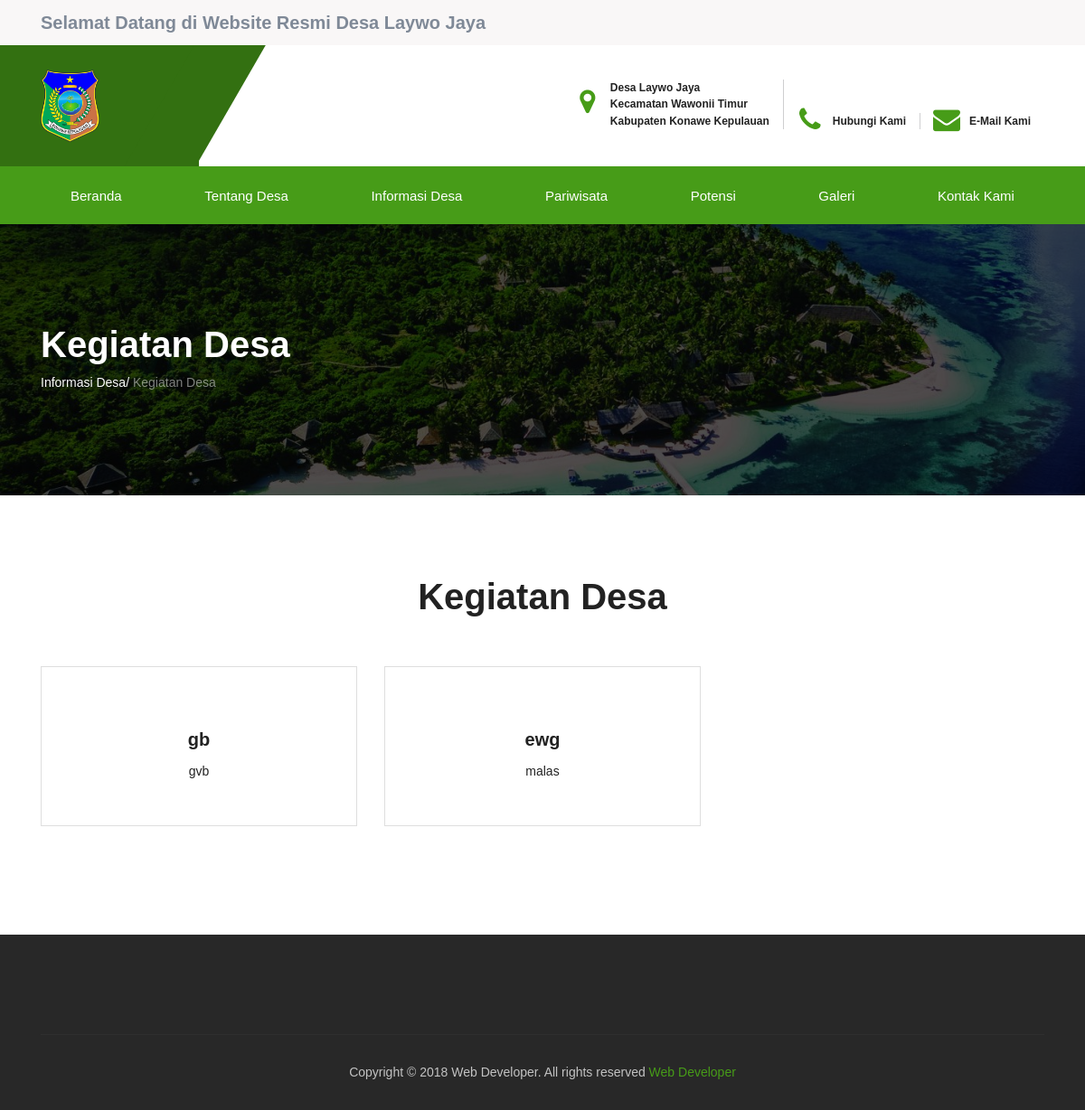
The page /index.php/home/kegiatan on the database as committed earlier.
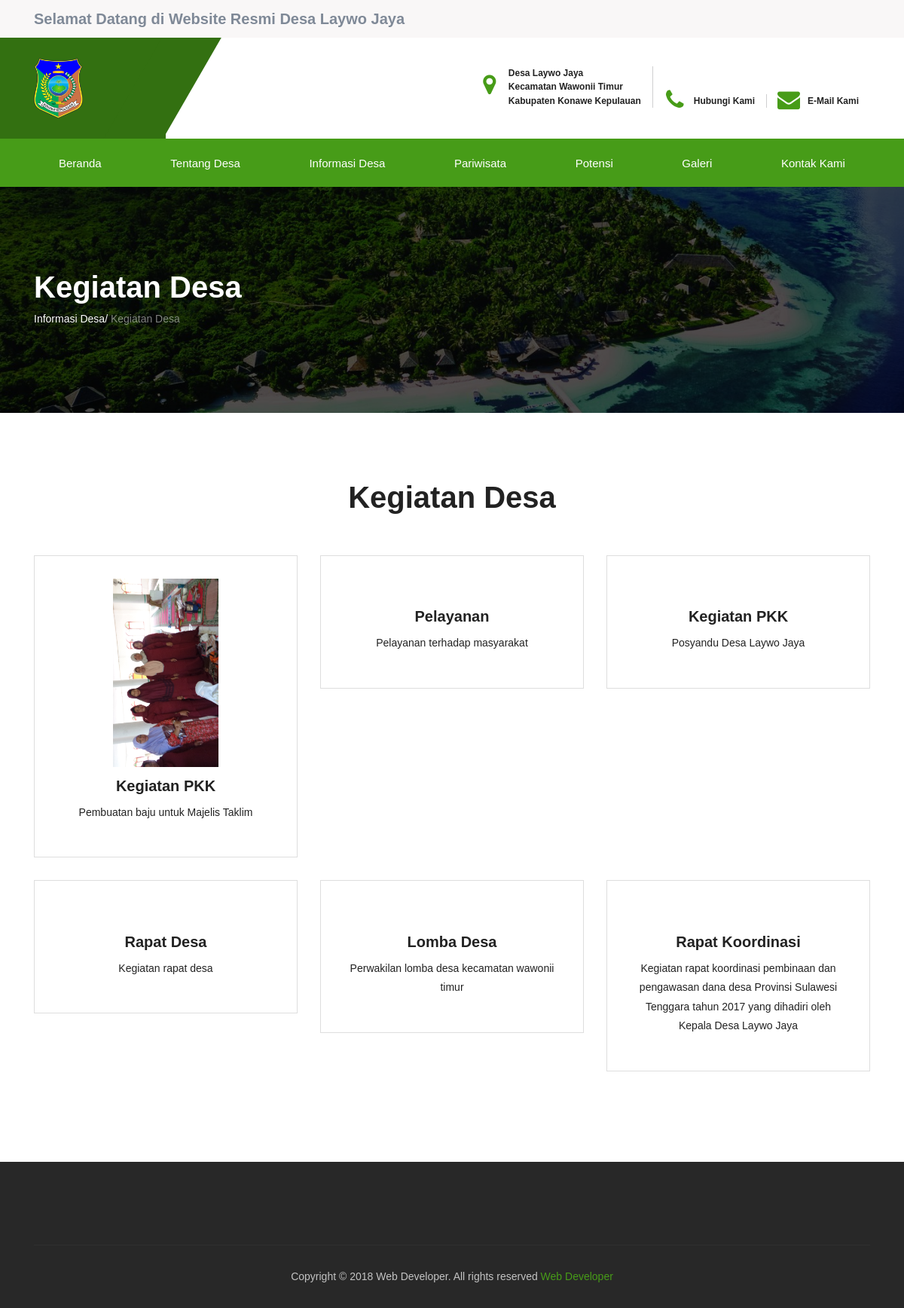
The same page on the database as committed later.
### tables this page shows
CREATE TABLE IF NOT EXISTS `table_kegiatan` (
  `image_id` int(11) NOT NULL,
  `image_name` varchar(200) NOT NULL,
  `image_desc` text NOT NULL,
  `image_file` text NOT NULL
);

### application/controllers/Home.php (called while the page is built, shortened)
<?php
class Home extends CI_Controller {
    function __construct() {
        $this->load->model("M_login");
        $this->load->model("M_gambar");
        $this->load->model("M_berita");
        $this->load->model("M_perangkat");
    		$this->load->model("M_foto");
    		$this->load->model("M_foto_kegiatan");
    		$this->load->model("M_video");
        $this->load->model("M_agenda");
		    $this->load->model("M_potensi");
		    $this->load->model("M_pariwisata");
		    $this->load->model("M_visi");
		    $this->load->model("M_sejarah_desa");
		    $this->load->model("M_sejarah_pemerintahan");
		    $this->load->model("M_perangkat");
		    $this->load->model("M_fasilitas");
		    $this->load->model("M_belanja");
		    $this->load->model("M_pendapatan");
        $this->load->model("M_jenis");
        $this->load->model("M_usia");
        $this->load->library("pagination");
    }
    public function kegiatan(){
      $data['kegiatan']=$this->M_gambar->tampil_semua_data();
      $this->load->view("frontend/attribute/header.php");
      $this->load->view("frontend/kegiatan",$data);
      $this->load->view("frontend/attribute/footer.php");
    }
}
?>

### index.php (called while the page is built, shortened)
<?php
require_once BASEPATH.'core/CodeIgniter.php';

### application/models/M_gambar.php (called while the page is built, shortened)
<?php
class M_gambar extends CI_Model{
	public function tampil_semua_data() {
        $query  = $this->db->query("select * from table_kegiatan GROUP BY image_id DESC");
        return $query->result();
    }
}
?>

### application/views/frontend/kegiatan.php (the view)
<section class="inner-intro bg-img light-color overlay-before parallax-background">
	<div class="container">
		<div class="row title">
			<div class="title_row">
				<h1 data-title="Service"><span>Kegiatan Desa</span></h1>
				<div class="page-breadcrumb">
					<a>Informasi Desa</a>/ <span>Kegiatan Desa</span>
				</div>
			</div>
		</div>
	</div>
</section>
	<section class="padding ptb-xs-40">
	<div class="container">
		<div class="row pb-30 text-center">
			<div class="col-md-12">
				<div class="section-title_home">
					<h2>Kegiatan <span>Desa</span></h2>
				</div>
			</div>
		</div>
		<div class="row">
		<?php
		 	foreach ($kegiatan as $key) {
		?>
				<div class="col-md-6 col-lg-4 mb-30">
					<div class="service_box">
						<figure>
							<img src="<?php echo base_url()?>assets/foto_kegiatan/<?php echo $key->image_file;?>" alt="" height="250" />
						</figure>
						<h3><a href="#"><?php echo $key->image_name;?></a></h3>
						<p>
							<?php echo $key->image_desc;?>
						</p>
					</div>
				</div>
					<?php
				}
					?>
		</div>
	</div>
</section>

### application/views/frontend/attribute/header.php (shortened to what this page needs)
<!DOCTYPE html>
<html lang="en">
	<head>
		<link href="<?php echo base_url()?>assets/assets/css/bootstrap.min.css" rel="stylesheet" type="text/css">
		<link href="<?php echo base_url()?>assets/assets/css/font-awesome.css" rel="stylesheet" type="text/css">
		<link href="<?php echo base_url()?>assets/assets/css/ionicons.css" rel="stylesheet" type="text/css">
		<link href="<?php echo base_url()?>assets/assets/css/jquery.fancybox.css" rel="stylesheet" type="text/css">
		<link href="<?php echo base_url()?>assets/assets/css/prettyPhoto.css" rel="stylesheet" type="text/css">
		<link href="<?php echo base_url()?>assets/assets/css/settings.css" type="text/css" rel="stylesheet" media="screen">
		<link href="<?php echo base_url()?>assets/assets/css/layers.css" type="text/css" rel="stylesheet" media="screen">
		<link href="<?php echo base_url()?>assets/assets/css/layers.css" type="text/css" rel="stylesheet" media="screen">
		<link href="<?php echo base_url()?>assets/assets/css/owl.carousel.css" type="text/css" rel="stylesheet" media="screen">
		<link href="<?php echo base_url()?>assets/assets/css/style.css" rel="stylesheet">
		<link href="<?php echo base_url()?>assets/assets/css/header.css" rel="stylesheet" type="text/css" />
		<link href="<?php echo base_url()?>assets/assets/css/footer.css" rel="stylesheet" type="text/css" />
		<link href="<?php echo base_url()?>assets/assets/css/index.css" rel="stylesheet" type="text/css" />
		<link href="<?php echo base_url()?>assets/assets/css/theme-color/default.css" rel="stylesheet" type="text/css" id="theme-color" />
	</head>
	<body>
		<header>
		<div class="top-part__block">
			<div class="container">
				<div class="row">
					<div class="col-md-12">
					<marquee>
						<h3>
							Selamat Datang di Website Resmi Desa Laywo Jaya
						</h3>
					</marquee>
					</div>
				</div>
			</div>
		</div>
		<div class="middel-part__block">
			<div class="container">
				<div class="row">
					<div class="col-lg-2 logo col-md-12 d-flex align-items-center">
							<a href="<?php echo base_url();?>">
								<img width="65px" src="<?php echo base_url()?>assets/assets/images/icon.png" alt="Logo">
								</a>
					</div>
					<div class="col-lg-10 col-md-12">
						<div class="top-info__block text-right">
							<ul>
								<li>
									<i class="fa fa-map-marker"></i>
									<p>
										Desa Laywo Jaya
										<span> Kecamatan Wawonii Timur</span>
										<span> Kabupaten Konawe Kepulauan</span>
									</p>
								</li>
								<li>
									<i class="fa fa-phone"></i>
									<p>
										Hubungi Kami
									</p>
								</li>
								<li>
									<i class="fa fa-envelope" aria-hidden="true"></i>
									<p>
										E-Mail Kami
									</p>
								</li>
							</ul>
						</div>
					</div>
				</div>
			</div>
		</div>
		<div class="main_nav stricky-header__top navbar-toggleable-md">
			<nav class="navbar navbar-default navbar-sticky bootsnav">
				<div class="container">
					<div class="collapse navbar-collapse" id="navbar-menu">
						<ul class="nav navbar-nav mobile-menu d-flex justify-content-between">
							<li>
								<a href="<?php echo base_url();?>">Beranda</a>
							</li>
							<li>
								<a href="#!">Tentang Desa</a>
							</li>
							<li>
								<a href="javascript:avoid(0);">Informasi Desa</a>
							</li>
							<li>
								<a href="<?php echo site_url('pariwisata-desa');?>">Pariwisata</a>
							</li>
							<li>
								<a href="<?php echo site_url('potensi-desa');?>">Potensi</a>
							</li>
							<li>
								<a href="javascript:avoid(0);">Galeri</a>
							</li>
							<li>
								<a href="<?php echo site_url('kontak-desa');?>">Kontak Kami</a>
							</li>
						</ul>
					</div>
				</div>
			</nav>
		</div>
	</header>

### application/views/frontend/attribute/footer.php (shortened to what this page needs)
		<footer class="footer pt-50">
			<div class="bottom-footer text-center">
				<div class="container">
					<div class="bor_top clearfix">
						<p>
							Copyright © <?php echo getdate()['year'];?> Web Developer. All rights reserved <a href="#">Web Developer</a>
						</p>
					</div>
				</div>
			</div>
		</footer>
	</body>
</html>

### assets/assets/css/header.css (style rules this page uses)
nav.navbar.bootsnav { margin-bottom: 0; -moz-border-radius: 0px; -webkit-border-radius: 0px; -o-border-radius: 0px; border-radius: 0px; background-color: #fff; border: none; z-index: 9; padding: 0px; }
nav.navbar.bootsnav ul.nav > li > a { color: #6f6f6f; background-color: transparent; outline: none; margin-bottom: -2px; }
@media (min-width: 1024px) { nav.navbar.bootsnav ul.nav > li > a { padding: 30px 15px; } }
.top-part__block { background-color: #f9f7f7; color: #7f8997; overflow: hidden; height: 50px; }
.top-info__block p, .top-part__block p { margin: 0; }
.top-info__block ul { list-style: outside none none; margin: 0; padding: 0; }
.top-info__block ul li { display: inline-block; position: relative; }
.top-info__block p span { color: #222; display: block; font-size: 12px; }
.middel-part__block { position: relative; }
.middel-part__block .logo a { display: inline-block; padding: 27px 0; width: 250px; }
.middel-part__block::before { background: #0c1f38; content: ""; height: 100%; left: 0; position: absolute; top: 0; width: 50%; margin-left: -400px; }
.top-info__block li i { color: #0c1f38; font-size: 30px; height: 50px; left: 0; line-height: 50px; margin-top: -25px; position: absolute; text-align: center; top: 46%; width: 50px; }
.top-info__block p { margin-right: 15px; padding-left: 50px; text-align: left; font-size: 12px; color: #222; line-height: 1.54; font-weight: bold; }
.top-info__block { padding-bottom: 34px; padding-top: 38px; }
.top-info__block li { border-right: 1px solid #cfcfd0; }
.top-info__block li:last-child { border: medium none; }
.middel-part__block .logo { background: #0c1f38 none repeat scroll 0 0; position: relative; }
.middel-part__block .logo:after { content: ""; background: #0c1f38 none repeat scroll 0 0; transform: skewX(-30deg); -webkit-transform: skewX(-30deg); height: 100%; width: 79px; right: -35px; position: absolute; top: 0; }
.top-part__block { position: relative; }
header { position: relative; z-index: 9999; }
.navbar-nav li a { text-transform: capitalize; }
.nav.navbar-nav { float: none; }
nav.navbar.bootsnav ul.nav > li { position: relative; }
nav.navbar.bootsnav ul.nav > li > a { color: #fff; font-size: 15px; padding: 20px 33px; display: block; }
@media (min-width: 992px) { .nav.navbar-nav { display: block; width: 100%; } }
@media (min-width: 992px) { .navbar-nav > li { display: inline-block; } }

### assets/assets/css/footer.css (style rules this page uses)
.footer { background: #282828; }
.footer .bottom-footer { margin-top: 60px; }
.footer .bottom-footer .bor_top { border-top: 1px solid #2f2f2f; padding: 24px 0; }
.footer .bottom-footer p { color: #c3c3c3; line-height: 35px; margin: 0px; }
.footer .bottom-footer p a { font-weight: normal; }
.bor_top a { color: #d6a300; }

### assets/assets/css/index.css (style rules this page uses)
.section-title_home h2 { margin-bottom: 25px; }
.service_box { background: #fff; text-align: center; padding: 30px; border: 1px solid #dedede; }

### assets/assets/css/theme-color/default.css (style rules this page uses)
nav.navbar.bootsnav, .main_nav ul ul li, .footer_logo ul li a:hover, .points_icon, .cons_man, .tparrows.tp-leftarrow:hover, .tparrows.tp-rightarrow:hover, .feature-box:before, .feature-box:after, .content:before, .content:after, .b-line, .social_team ul li a, .counter_box .single-fact .counter:before, .footer_logo ul li a:hover, .social-link__block a:after { background: #479c18; }
.middel-part__block::before, .middel-part__block .logo:after, .middel-part__block .logo, .main_nav ul ul li:hover { background: #337011; }
.top-info__block li i, .next_btn_style .owl-controls .owl-nav .owl-prev:hover, .next_btn_style .owl-controls .owl-nav .owl-next:hover, .team_detail span, .counter_box .single-fact .counter, .gallery-heading h4 a, .bg_Testimonial .owl-carousel .owl-controls .owl-nav .owl-prev:hover, .bg_Testimonial .owl-carousel .owl-controls .owl-nav .owl-next:hover, .link_footer ul li a:hover, .footer-latest-news .single-news span, .footer-latest-news .single-news h5 a:hover, .more_btn__block, .bor_top a { color: #479c18; }

Rows that differ between the two databases and show on the page:
removed table_kegiatan: image_name "gb", image_desc "gvb"
removed table_kegiatan: image_name "ewg", image_desc "malas"
added table_kegiatan: image_file (picture), image_name "Kegiatan PKK", image_desc "Pembuatan baju untuk Majelis Taklim"
added table_kegiatan: image_name "Pelayanan", image_desc "Pelayanan terhadap masyarakat"
added table_kegiatan: image_name "Kegiatan PKK", image_desc "Posyandu Desa Laywo Jaya"
added table_kegiatan: image_name "Rapat Desa", image_desc "Kegiatan rapat desa"
added table_kegiatan: image_name "Lomba Desa", image_desc "Perwakilan lomba desa kecamatan wawonii timur"
added table_kegiatan: image_name "Rapat Koordinasi", image_desc "Kegiatan rapat koordinasi pembinaan dan pengawasan dana desa Provinsi Sulawesi Tenggara tahun 2017 yang dihadiri oleh Kepala Desa Laywo Jaya"
